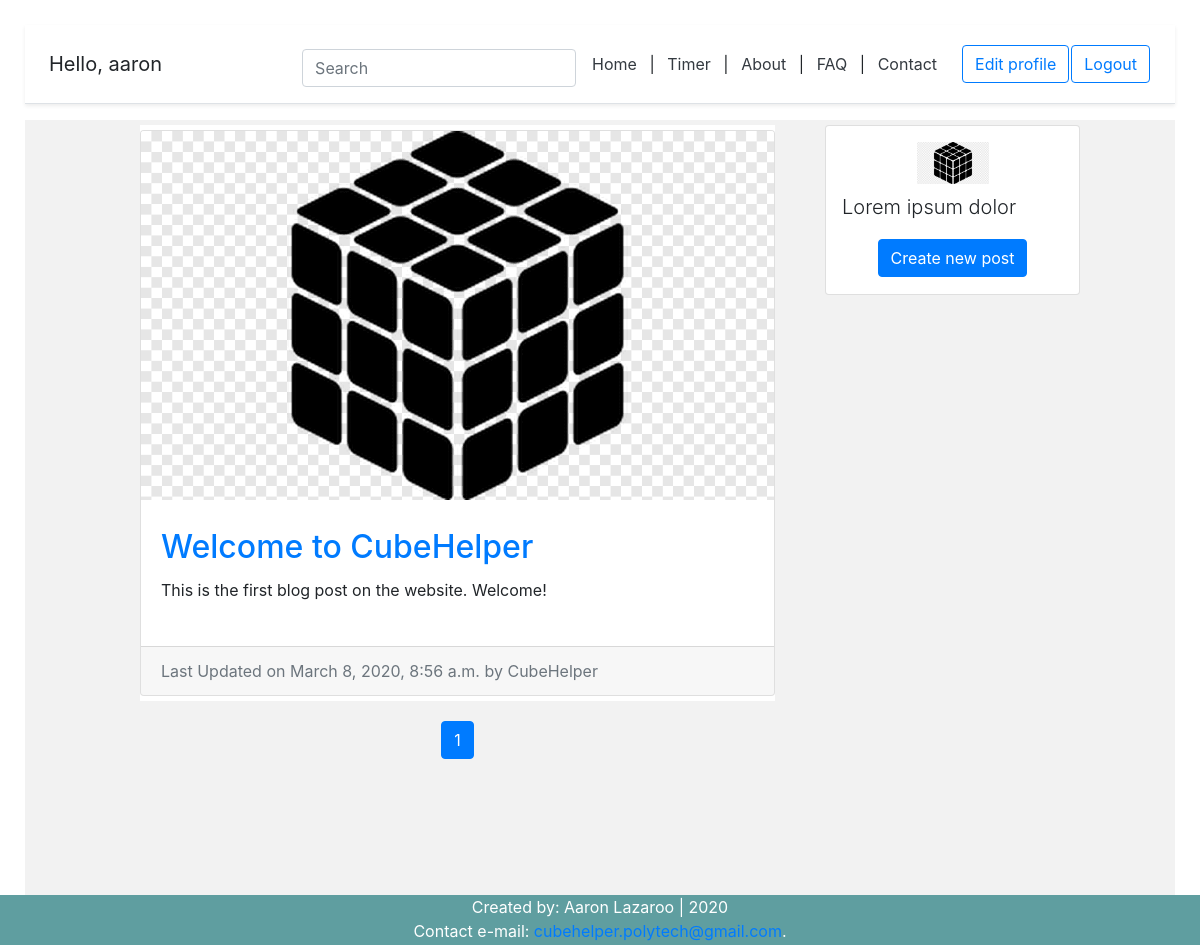
The page / (signed in) on the database its author committed.
### account/models.py (models this page shows, shortened)
class Account(AbstractBaseUser):
	email = models.EmailField(verbose_name='email', max_length=60, unique=True)
	username = models.CharField(max_length=30, unique=True)
	date_joined = models.DateTimeField(verbose_name='date_joined',auto_now_add=True)
	last_login = models.DateTimeField(verbose_name='last_login',auto_now=True)
	is_admin = models.BooleanField(default=False)
	is_active = models.BooleanField(default=True)
	is_staff = models.BooleanField(default=False)
	is_superuser = models.BooleanField(default=False)
	USERNAME_FIELD = 'email' #login credential
	REQUIRED_FIELDS = ['username']
	objects = MyAccountManager() #reference to account manager

### blog/models.py (models this page shows, shortened)
class BlogPost(models.Model):
	title = models.CharField(max_length=50, null=False, blank=False)
	body = models.TextField(max_length=5000, null=False, blank=False)
	image = models.ImageField(upload_to=upload_location, null=False, blank=False) # needs pillow to be installed (pip install pillow)
	date_published = models.DateTimeField(auto_now_add=True, verbose_name="date published")
	date_updated = models.DateTimeField(auto_now=True, verbose_name="date updated")
	author = models.ForeignKey(settings.AUTH_USER_MODEL, on_delete=models.CASCADE) # delete objects associated with post, except the author
	slug = models.SlugField(blank=True, unique=True) # url

### myapp/views.py (the view)
# urls.py: path('', views.homepage, name='homepage'), # homepage
def homepage(request):
	context = {}
	query = ""
	if request.GET:
		query = request.GET.get('q','') # get value of query, default is empty
		context['query'] = str(query)
	blog_posts = sorted(get_blog_queryset(query), key=attrgetter('date_updated'),reverse=True)
	context['blog_posts'] = blog_posts
	page = request.GET.get('page',1) #default number is 1
	blog_posts_pagenum = Paginator(blog_posts, BLOG_POSTS_PER_PAGE)
	try:
		blog_posts = blog_posts_pagenum.page(page)
	except PageNotAnInteger:
		blog_posts = blog_posts_pagenum.page(BLOG_POSTS_PER_PAGE)
	except EmptyPage:
		blog_posts = blog_posts_pagenum.page(blog_posts_pagenum.num_pages)
	context['blog_posts'] = blog_posts
	return render(request,'homepage.html',context)

### blog/views.py (called while the page is built)
def get_blog_queryset(query=None):
	queryset = []
	queries = query.split(" ") # split string of characters into individual words
	for q in queries:
		posts = BlogPost.objects.filter(
				Q(title__icontains=q) | # Q lookup, icontains removes capitalization
				Q(body__icontains=q)
			).distinct()
		for post in posts:
			queryset.append(post)
	return list(set(queryset)) # set - unique elements, list to send as return value to template

### myapp/templates/homepage.html (shortened to what this page needs)
{% extends 'index.html' %}
{% load static %}
{% block content %}
<div class="container">
	<div class="row">
		<div class="left-column col-lg-7 offset-lg-1">
			{% if blog_posts %}
				{% for post in blog_posts %}
					<div class="blog-post-container">
						{% include 'blog/snippets/blog_post_snippet.html' with blog_post=post %}
					</div>
				{% endfor %}
			{% else %}
				<div class="blog-post-container">
						{% include 'blog/snippets/blog_post_snippet.html' with query=query %}
					</div>
			{% endif %}
			{% include 'blog/snippets/blog_post_pagenum.html' with blog_posts=blog_posts %}
		</div>
		<div class="right-column col-lg-3 d-lg-flex d-none flex-column">
			<div class="card create-post-bar d-flex flex-column p-3">
				<img class="img-fluid d-block m-auto pb-2" src="{% static 'cube_logo.png' %}" width="72" height="72">
				<p class="lead">Lorem ipsum dolor</p>
				<p class="m-auto"><a class="btn btn-primary" href="{% url 'blog:create' %}">Create new post</a></p>
			</div>
		</div>
	</div>
{% endblock content %}

### myapp/templates/snippets/header.html (shortened to what this page needs)
<link rel="stylesheet" href="https://stackpath.bootstrapcdn.com/bootstrap/4.4.1/css/bootstrap.min.css">
<div class="d-flex flex-column flex-md-row align-items-center p-3 px-md-4 mb-3 bg-white border-bottom shadow-sm">
{% if request.user.is_authenticated %}
  <h5 class="my-0 mr-md-auto font-weight-normal">Hello, {{request.user.username}}</h5>
 {% else %}
 <h5 class="my-0 mr-md-auto font-weight-normal">Welcome to Cube Helper</h5>
 {% endif %}
<div class="search_bar mt-sm-2 mr-2">
	<form method="get">
		<input type="text" class="form-control" name="q" id="id_q" placeholder="Search">
	</form>
</div>
  <nav class="my-2 my-md-0 mr-md-3">
	<a class="p-2 text-dark" href="{% url 'homepage' %}">Home</a> |
	<a class="p-2 text-dark" href="{% url 'timer' %}">Timer</a> |
	<a class="p-2 text-dark" href="{% url 'about' %}">About</a> |
	<a class="p-2 text-dark" href="{% url 'faq' %}">FAQ</a> |
	<a class="p-2 text-dark" href="{% url 'contact' %}">Contact</a>
	</nav>
	{% if request.user.is_authenticated %}
	<a class="btn btn-outline-primary" href="{% url 'account' %}">Edit profile</a>
	<a class="btn btn-outline-primary" href="{% url 'logout' %}">Logout</a>
	{% else %}
	<a class="btn btn-outline-primary" href="{% url 'register' %}">Register</a>
	<a class="btn btn-outline-primary" href="{% url 'login' %}">Login</a>
	{% endif %}
</div>

### blog/templates/blog/snippets/blog_post_snippet.html (shortened to what this page needs)
{% if blog_post %}
<div class="container">
	<div class="row">
		<div class="card m-auto">
			<a href="{% url 'blog:detail' post.slug %}">
				<img class="card-img-top" src="{{blog_post.image.url}}">
			</a>
			<div class="card-body mt-2 mb-2">
				<a href="{% url 'blog:detail' post.slug %}">
					<h2 class="card-title">{{blog_post.title}}</h2>
				</a>
				<p class="card-text">{{blog_post.body|safe|truncatechars:300}}</p>
			</div>
			<div class="card-footer text-muted">
			  Last Updated on {{blog_post.date_updated}} by {{blog_post.author.username}}
			</div>
		</div>
	</div>
</div>
{% endif %}

### myapp/static/styles.css (style rules this page uses)
html { position: relative; min-height: 100%; }
body { margin: 0 0 100px; padding: 25px; }
.btn { margin: 1px; }
@media (min-width: 768px) { html { font-size: 16px; } }
.container { max-width: 960px; }
@media (min-width: 768px) { .right-column { margin-left: 20px; } }
.blog-post-container { background-color: #fff; margin-bottom: 20px; width: 100%; }
.create-post-bar { background-color: #fff; margin-bottom:20px; }
.left-column { padding:0px; }
.right-column { padding:0px; }
.card { max-width: 700px; width: 100%; }
.card-body { padding:20px; }
.container { padding: 5px; }

### rows shown on the page
Account: user.username "aaron"
BlogPost: image (picture), title "Welcome to CubeHelper", body "This is the first blog post on the website. Welcome!", date_updated "March 8, 2020, 8:56 a.m.", author.username "CubeHelper"

### other values the page prints
{{ i }} "1"
